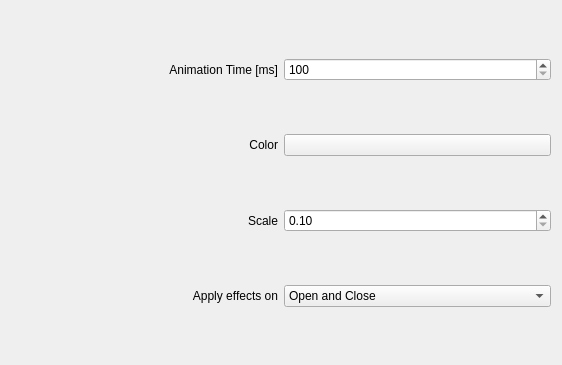
<?xml version="1.0" encoding="UTF-8"?>

<!--
SPDX-FileCopyrightText: Simon Schneegans <code@simonschneegans.de>
SPDX-License-Identifier: GPL-3.0-or-later
-->

<ui version="4.0">
    <class>BMWConfigForm</class>
    <widget class="QWidget" name="BMWConfigForm">
        <property name="geometry">
            <rect>
                <x>0</x>
                <y>0</y>
                <width>562</width>
                <height>365</height>
            </rect>
        </property>
        <layout class="QGridLayout" name="gridLayout">
            <item row="0" column="0">
                <widget class="QLabel" name="label">
                    <property name="text">
                        <string>Animation Time [ms]</string>
                    </property>
                    <property name="alignment">
                        <set>Qt::AlignRight|Qt::AlignTrailing|Qt::AlignVCenter</set>
                    </property>
                </widget>
            </item>
            <item row="1" column="0">
                <widget class="QLabel" name="label_2">
                    <property name="text">
                        <string>Color</string>
                    </property>
                    <property name="alignment">
                        <set>Qt::AlignRight|Qt::AlignTrailing|Qt::AlignVCenter</set>
                    </property>
                    <property name="buddy">
                        <cstring>kcfg_Color</cstring>
                    </property>
                </widget>
            </item>
            <item row="1" column="1">
                <widget class="KColorButton" name="kcfg_Color">
                    <property name="alphaChannelEnabled">
                        <bool>true</bool>
                    </property>
                </widget>
            </item>
            <item row="2" column="0">
                <widget class="QLabel" name="label_3">
                    <property name="text">
                        <string>Scale</string>
                    </property>
                    <property name="alignment">
                        <set>Qt::AlignRight|Qt::AlignTrailing|Qt::AlignVCenter</set>
                    </property>
                    <property name="buddy">
                        <cstring>kcfg_Color</cstring>
                    </property>
                </widget>
            </item>
            <item row="2" column="1">
                <widget class="QDoubleSpinBox" name="kcfg_Scale">
                    <property name="minimum">
                        <double>0.100000000000000</double>
                    </property>
                    <property name="maximum">
                        <double>10.000000000000000</double>
                    </property>
                </widget>
            </item>
            <item row="0" column="1">
                <widget class="QSpinBox" name="kcfg_Duration">
                    <property name="minimum">
                        <number>100</number>
                    </property>
                    <property name="maximum">
                        <number>9999</number>
                    </property>
                    <property name="singleStep">
                        <number>100</number>
                    </property>
                </widget>
            </item>
        
            <item row="3" column="0">
                <widget class="QLabel" name="label_ApplyEffectsOn">
                    <property name="text">
                        <string>Apply effects on</string>
                    </property>
                    <property name="alignment">
                        <set>Qt::AlignmentFlag::AlignRight|Qt::AlignmentFlag::AlignTrailing|Qt::AlignmentFlag::AlignVCenter</set>
                    </property>
                </widget>
            </item>
            <item row="3" column="1">
                <widget class="QComboBox" name="kcfg_ApplyEffectsOn">
                                        <property name="currentIndex">
                        <number>2</number>
                    </property>
<item>
                        <property name="text">
                            <string>Open only</string>
                        </property>
                    </item>
                    <item>
                        <property name="text">
                            <string>Close only</string>
                        </property>
                    </item>
                    <item>
                        <property name="text">
                            <string>Open and Close</string>
                        </property>
                    </item>
                </widget>
            </item>

        </layout>
    </widget>
    <customwidgets>
        <customwidget>
            <class>KColorButton</class>
            <extends>QPushButton</extends>
            <header>kcolorbutton.h</header>
        </customwidget>
    </customwidgets>
    <resources />
    <connections />
</ui>
